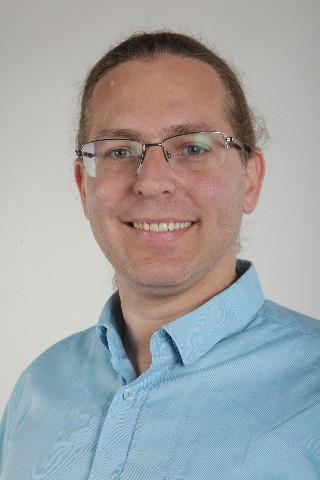
#> input picture temp/Gordon.jpg, 320 x 480 px, given in place of the camera
$ python motion_detection.py
#> lines starting #> are read from the running program, lines starting #| are printed output that depends on the picture; after the words box and inside, x2 and y2 are one past the last pixel; in counts of white or black regions, pixels touching at a corner belong together
#!/usr/bin/env python3
"""
motion_detect.py

Simple local motion detector using OpenCV + NumPy.

Features:
- Uses a running average background model (cv2.accumulateWeighted).
- Per-frame difference + thresholding -> contours to find moving regions.
- Draws bounding boxes & motion mask on the live feed.
- Configurable sensitivity, minimum motion area, ROI, and background update speed.
- Can read from webcam (default) or a video file.

Dependencies:
  pip install opencv-python numpy

Usage:
  python motion_detect.py            # uses default webcam (0)
  python motion_detect.py --source 1 # use camera index 1
  python motion_detect.py --video file.mp4
  python motion_detect.py --min-area 1500 --alpha 0.01
"""

import cv2
import numpy as np
import argparse
import time

def parse_args():
    p = argparse.ArgumentParser(description="Simple local motion detector")
    group = p.add_mutually_exclusive_group()
    group.add_argument("--video", "-v", help="Path to video file (optional)", default=None)
    group.add_argument("--source", "-s", help="Camera index (0,1,...)", type=int, default=0)
    p.add_argument("--min-area", type=int, default=1000,
                   help="Minimum contour area in pixels to consider motion (default 1000)")
    p.add_argument("--alpha", type=float, default=0.02,
                   help="Background update weight for running average (0-1). Lower = slower updates (default 0.02)")
    p.add_argument("--blur", type=int, default=21,
                   help="Gaussian blur kernel size (odd integer, default 21)")
    p.add_argument("--threshold", type=int, default=25,
                   help="Threshold for binarizing frame difference (default 25)")
    p.add_argument("--display-mask", action="store_true",
                   help="Show the binary motion mask in a separate window")
    p.add_argument("--no-display", action="store_true",
                   help="Run headless (no windows). Useful when redirecting output.")
    return p.parse_args()

def ensure_odd(x):
    return x if x % 2 == 1 else x + 1

def main():
    args = parse_args()
    blur_k = ensure_odd(args.blur)
    min_area = max(1, args.min_area)
    alpha = float(args.alpha)
    thr = int(args.threshold)

    # Open capture
    if args.video:
        cap = cv2.VideoCapture(args.video)
    else:
        cap = cv2.VideoCapture(args.source)

    if not cap.isOpened():
        print("ERROR: Unable to open video source.")
        return

    # Initialize background model
    ret, frame = cap.read()
#> frame is the input picture: shape (480, 320, 3); mean B, G, R 163.6, 163, 161.4
    if not ret:
        print("ERROR: Unable to read from source.")
        cap.release()
        return

    # resize to reasonable width for speed (maintain aspect ratio)
    max_width = 800
    h0, w0 = frame.shape[:2]
#> h0 = 480; w0 = 320
    scale = 1.0
    if w0 > max_width:
        scale = max_width / float(w0)

    def resize_frame(f):
        if scale != 1.0:
            return cv2.resize(f, (int(f.shape[1]*scale), int(f.shape[0]*scale)))
        return f

    frame = resize_frame(frame)
    gray = cv2.cvtColor(frame, cv2.COLOR_BGR2GRAY)
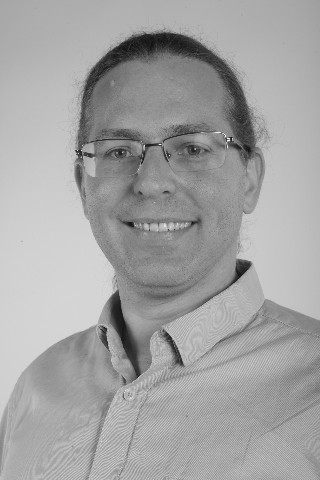
#> gray: shape (480, 320); min 15, max 254, mean 162.6
    gray = cv2.GaussianBlur(gray, (blur_k, blur_k), 0).astype("float32")
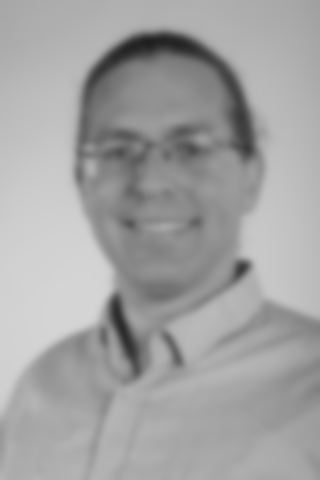
#> gray: shape (480, 320) float32; min 31, max 212, mean 162.6

    background = gray.copy()  # float32 background model

    last_time = time.time()
    fps = 0.0

    print("Starting motion detection. Press 'q' in window or Ctrl+C in terminal to quit.")
    while True:
        ret, frame = cap.read()
        if not ret:
            # If video file ended, break cleanly.
            break

        frame = resize_frame(frame)
        frame_gray = cv2.cvtColor(frame, cv2.COLOR_BGR2GRAY)
        frame_blur = cv2.GaussianBlur(frame_gray, (blur_k, blur_k), 0)

        # Update running average background (float32)
        cv2.accumulateWeighted(frame_blur.astype("float32"), background, alpha)

        # Compute absolute difference between background and current frame
        background_uint8 = cv2.convertScaleAbs(background)  # convert to uint8 for absdiff
        diff = cv2.absdiff(background_uint8, frame_blur)
#> diff: shape (480, 320); every value is 0

        # Threshold to get motion regions
        _, motion_mask = cv2.threshold(diff, thr, 255, cv2.THRESH_BINARY)

        # Morphological ops to reduce noise
        kernel = cv2.getStructuringElement(cv2.MORPH_ELLIPSE, (3,3))
        motion_mask = cv2.morphologyEx(motion_mask, cv2.MORPH_OPEN, kernel, iterations=1)
        motion_mask = cv2.dilate(motion_mask, kernel, iterations=2)

        # Find contours on mask
        contours, _ = cv2.findContours(motion_mask, cv2.RETR_EXTERNAL, cv2.CHAIN_APPROX_SIMPLE)
#> contours = []

        motion_boxes = []
        for cnt in contours:
            area = cv2.contourArea(cnt)
            if area < min_area:
                continue
            x, y, w, h = cv2.boundingRect(cnt)
            motion_boxes.append((x, y, w, h))
            # draw bounding box
            cv2.rectangle(frame, (x, y), (x+w, y+h), (0, 180, 255), 2)
#> this loop made 0 passes
#> after the loop, motion_boxes = []

        # Overlay simple info
        now = time.time()
        fps = 0.9 * fps + 0.1 * (1.0 / (now - last_time)) if (now - last_time) > 0 else fps
        last_time = now
        text = f"FPS: {fps:.1f}  Motion boxes: {len(motion_boxes)}"
#> text = 'FPS: 10.7  Motion boxes: 0'
        cv2.putText(frame, text, (10, 20), cv2.FONT_HERSHEY_SIMPLEX, 0.6, (200,200,200), 2)
#> frame: shape (480, 320, 3); 1.02% of pixels changed, all inside (x1, y1, x2, y2) = (11, 6, 274, 22)

        # Optionally display mask
        if not args.no_display:
            cv2.imshow("Motion Detection", frame)
            if args.display_mask:
                # colorize mask for easier viewing
                mask_color = cv2.cvtColor(motion_mask, cv2.COLOR_GRAY2BGR)
                cv2.imshow("Motion Mask", mask_color)

        # user can press 'q' to quit
        key = cv2.waitKey(1) & 0xFF
#> (key q is pressed here)
        if key == ord('q'):
            break

    cap.release()
    cv2.destroyAllWindows()
    print("Exited cleanly.")

if __name__ == "__main__":
    main()

$ run again, on temp/motion_2025-10-31_20-14-05.jpg
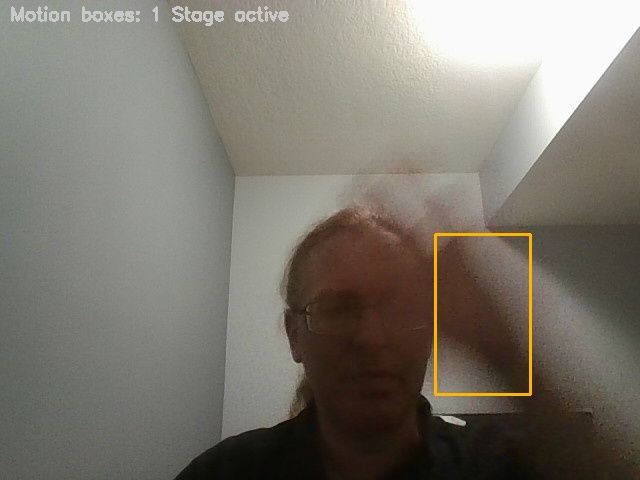
#> input picture temp/motion_2025-10-31_20-14-05.jpg, 640 x 480 px, given in place of the camera
#> in main, frame is the input picture: shape (480, 640, 3); mean B, G, R 109.9, 119.5, 124
#> in main, `gray = cv2.cvtColor(frame, cv2.COLOR_BGR2GRAY)`:
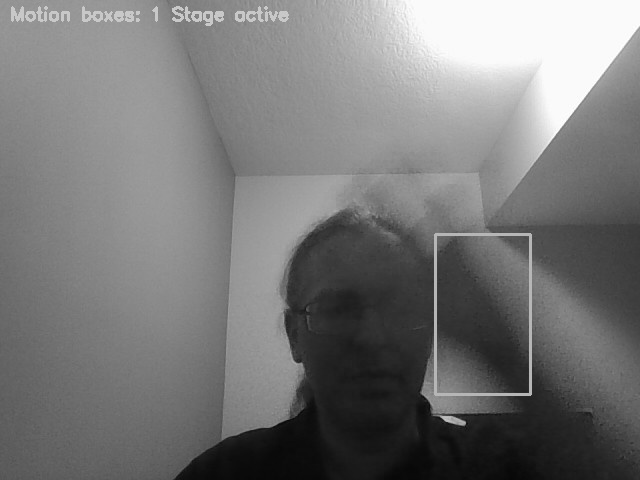
#> gray: shape (480, 640); min 7, max 255, mean 119.8
#> diff: shape (480, 640); every value is 0
#> contours = []
#> text = 'FPS: 6.7  Motion boxes: 0'
#> in main, `cv2.putText(frame, text, (10, 20), cv2.FONT_HERSHEY_SIMPLEX, 0.6, (200..`:
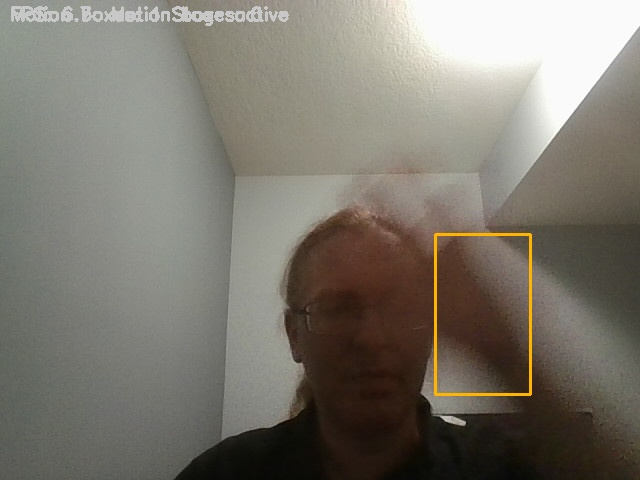
#> frame: shape (480, 640, 3); 0.49% of pixels changed, all inside (x1, y1, x2, y2) = (11, 6, 262, 22)
